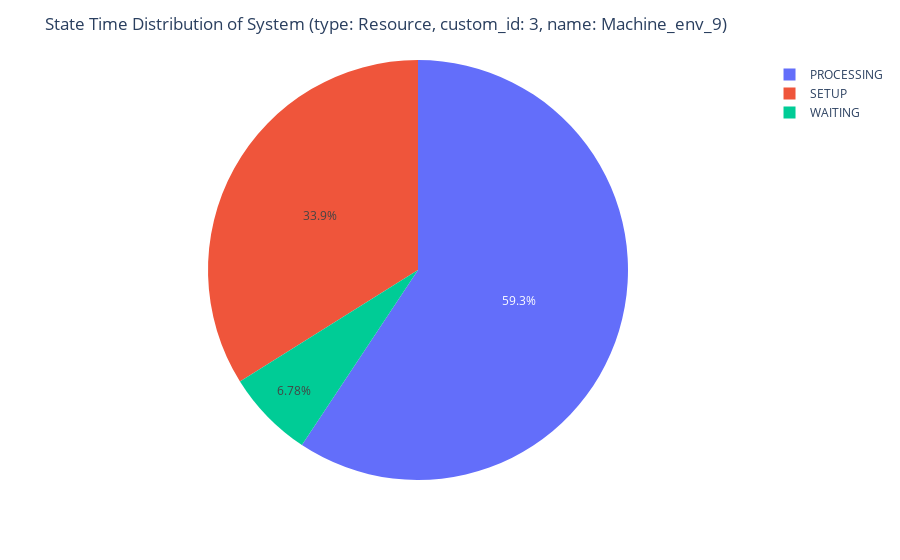

The code cell stored with this chart in its notebook:
### Code cell
fig = mon.draw_state_pie_chart()

### Figure 1 — Plotly figure (JSON) as saved in the notebook; plotly's stock layout.template omitted (floating-point values rounded to 4 significant figures)
{"data": [{"domain": {"x": [0, 1], "y": [0, 1]}, "hovertemplate": "state=%{label}<br>total time [hours]=%{value}<extra></extra>", "labels": ["PROCESSING", "SETUP", "WAITING"], "legendgroup": "", "name": "", "showlegend": true, "type": "pie", "values": [35, 20, 4]}], "layout": {"legend": {"tracegroupgap": 0}, "margin": {"t": 60}, "title": {"text": "State Time Distribution of System (type: Resource, custom_id: 3, name: Machine_env_9)"}}}
